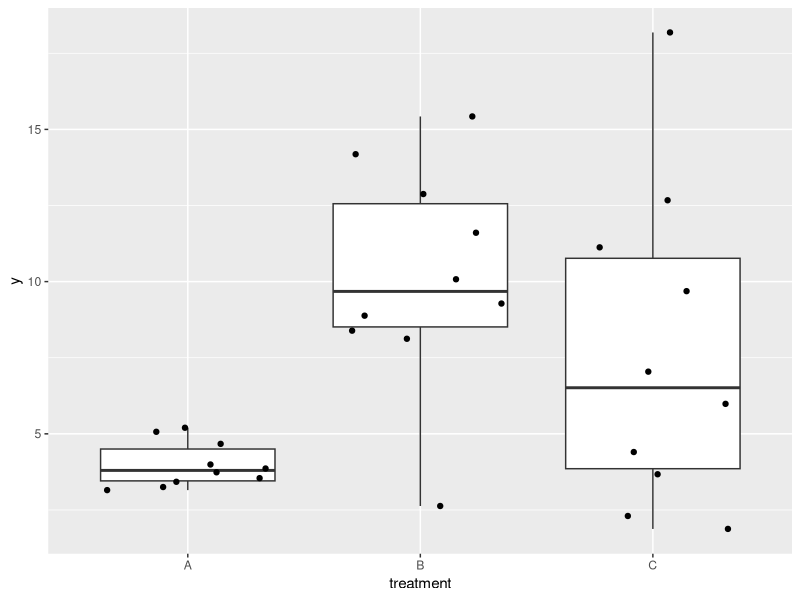
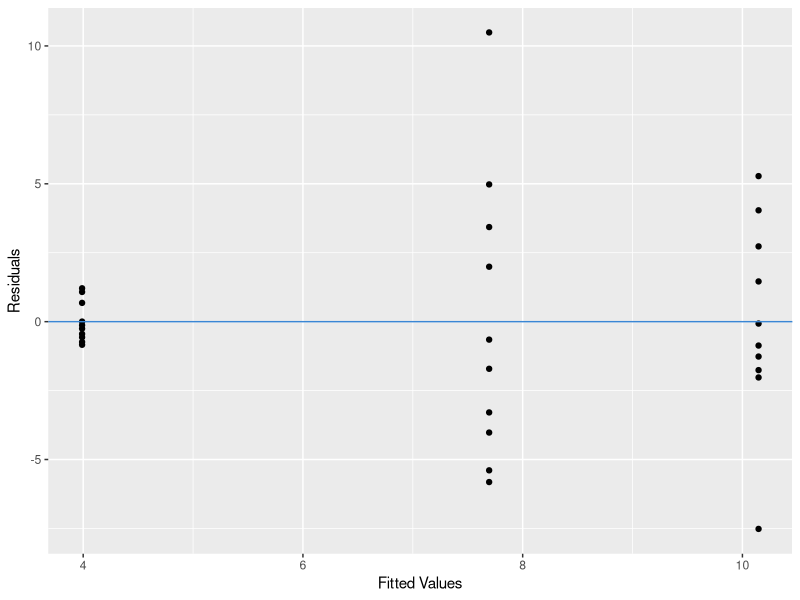
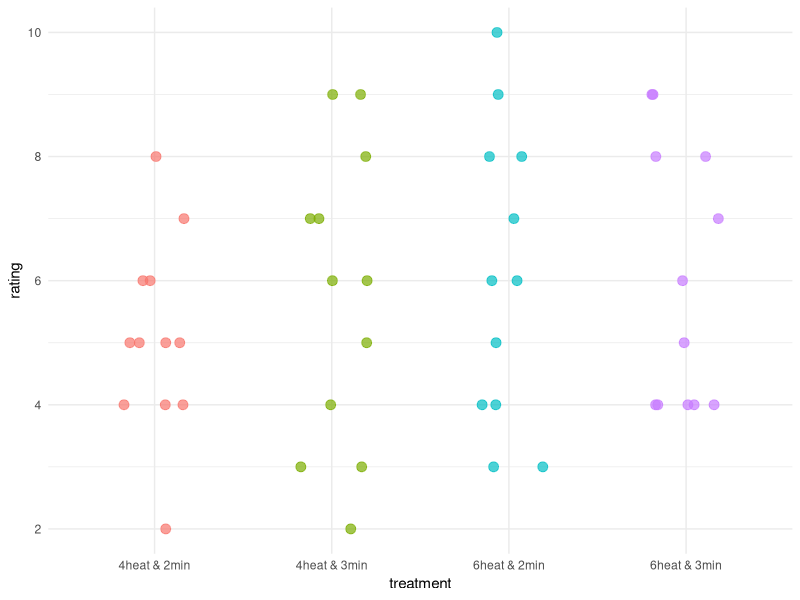
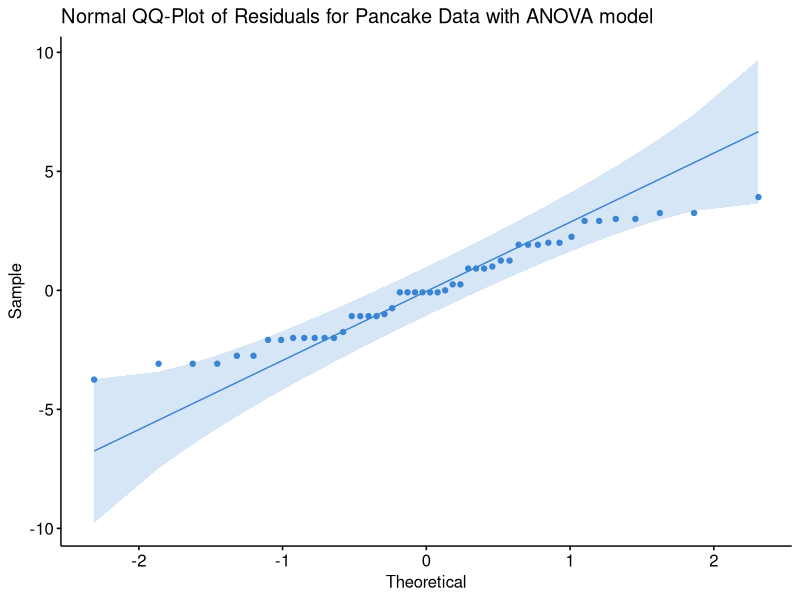

Write the R code that produced these figures, in order.
## ---- chunk 1

library(tidyverse)
library(emmeans)
library(broom)
## ---- chunk 2
set.seed(34)

a <- rnorm(10, mean = 4, sd = 1)
b <- rnorm(10, mean = 10, sd = 4)
c <- rnorm(10, mean = 8, sd = 4)

unvar_dat <- tibble(subj. = 1:30,
                    treat = rep(c("A","B","C"), each = 10),
                    y = c(a,b,c))

unvar_dat |> 
  group_by(treat) |> 
  summarize(mean_resp = mean(y),
            sd_resp = sd(y)) |>  
  knitr::kable(digits = 2)

## ---- chunk 3

unvar_dat |> 
  ggplot(aes(x = treat, y = y)) + 
  geom_boxplot() +
  geom_jitter(height = 0) +
  labs(x = "treatment")
## ---- chunk 4
#| echo: true

options(contrasts = c("contr.sum", "contr.poly"))

bad_mod <- lm(y ~ treat, data = unvar_dat)

anova(bad_mod)
## ---- chunk 5
#| echo: true

emmeans(bad_mod, specs = ~treat)
## ---- chunk 6
bad_mod |> 
  broom::augment() |> 
  ggplot(aes(x = .fitted, y = .resid)) +
  geom_point() +
  geom_hline(yintercept = 0,
             color = "#3a86d4") +
  labs(x = "Fitted Values", y = "Residuals")
## ---- chunk 7
#| echo: true

bartlett.test(y ~ treat, data = unvar_dat)
## ---- chunk 8
#| echo: true

car::leveneTest(y ~ treat, data = unvar_dat)
## ---- chunk 9
#| echo: true

welch_test <- oneway.test(y ~ treat, data = unvar_dat)

welch_test
## ---- chunk 10
#| echo: true

t.test(y ~ treat, 
       data = unvar_dat |> filter(treat %in% c("A","B")),
       var.equal = F)
## ---- chunk 11
#| echo: true
#| 
t.test(y ~ treat, 
       data = unvar_dat |> filter(treat %in% c("C","B")),
       var.equal = F)
## ---- chunk 12
#| echo: true
#| 
t.test(y ~ treat, 
       data = unvar_dat |> filter(treat %in% c("A","C")),
       var.equal = F)
## ---- chunk 13
set.seed(03)

pancakes <- readxl::read_xlsx("_data/07-pancakes.xlsx") |> 
  mutate(rating = rating + sample(0:5)) |> 
  mutate(treatment = str_c(temperature, " & ", time))

pancakes |> 
  dplyr::select(temperature, time, rating, treatment) |> 
  knitr::kable() |> 
    kableExtra::scroll_box(height = "200px") |> 
  kableExtra::kable_styling(font_size = 30)
## ---- chunk 14
pancakes |> 
  ggplot(aes(x = treatment, 
             y = rating, 
             color = treatment)) + 
  geom_jitter(height = 0,
              width = .2,
              alpha = .7,
              size = 3) +
  labs(x = "treatment") +
  theme_minimal() +
  theme(legend.position = "none")
## ---- chunk 15
#| echo: true

kruskal.test(rating ~ treatment, 
             data = pancakes)
## ---- chunk 16
lm(rating ~ treatment, 
   pancakes) |> 
  broom::augment() |> 
  ggpubr::ggqqplot(x = ".resid",
         color = "#3a86d4") +
  labs(title = "Normal QQ-Plot of Residuals for Pancake Data with ANOVA model")
## ---- chunk 17
pancakes_blocked <- pancakes |> 
  arrange(treatment, rating) |> 
  group_by(treatment) |> 
  mutate(block = row_number())
## ---- chunk 18
#| echo: true

friedman.test(rating ~ treatment | block,
              data = pancakes_blocked)
